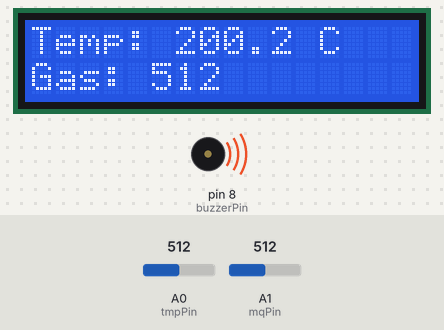
The sketch below on a simulated Arduino Uno, built with avr-gcc and run on an emulated ATmega328P. Shown: 16×2 character LCD, buzzer (waves = sounding, pin HIGH). Inputs (shaded band) come from the test bench; at power-on: A0 (tmpPin) = 512, A1 (mqPin) = 512. What the sketch prints to the serial monitor is not drawn.

Above: at 1.2 s.
1.3 s: A0 (tmpPin) set to 716
At 2.4 s:
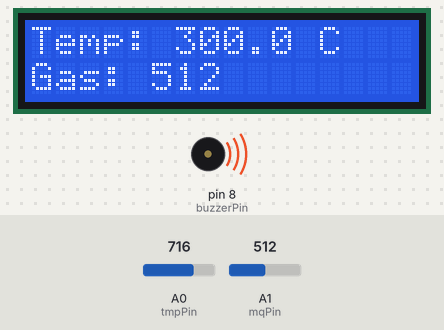
3.5 s: A1 (mqPin) set to 716
At 4.4 s:
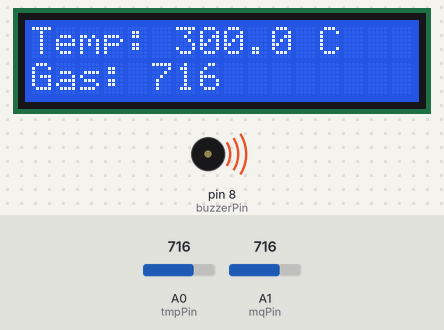
5.5 s: A0 (tmpPin) set to 900
At 6.4 s:
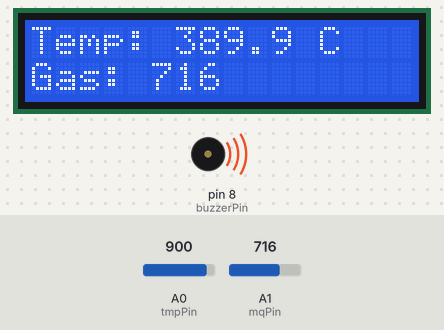
7.6 s: A1 (mqPin) set to 900
At 8.4 s:
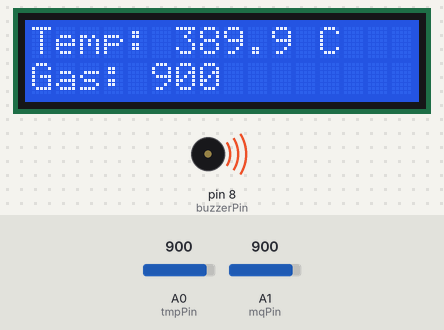
9.6 s: A0 (tmpPin) set to 1023
At 10.4 s:
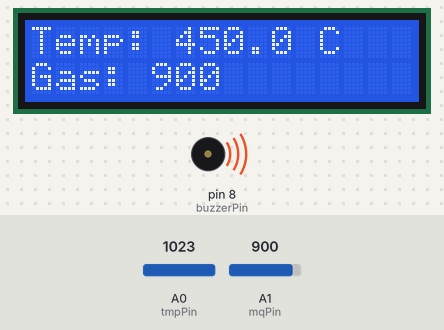
11.6 s: A1 (mqPin) set to 1023
At 12.5 s:
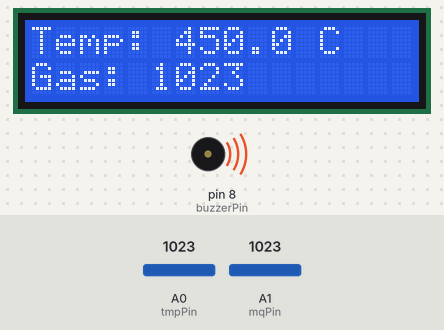
Timing chart, 0 to 14.6 s (numbered marks = the images above; inputs shaded):
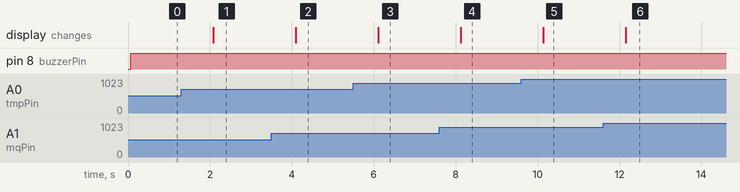

Measured:
- after the input at 1.3 s, the display: changes after 0.78 s (image 1)
- after the input at 3.5 s, the display: changes after 0.60 s (image 2)
- after the input at 5.5 s, the display: changes after 0.61 s (image 3)
- after the input at 7.6 s, the display: changes after 0.52 s (image 4)
- after the input at 9.6 s, the display: changes after 0.54 s (image 5)
- after the input at 11.6 s, the display: changes after 0.55 s (image 6)

The sketch:

_monitoring_system_using_gas_sensor_and_temperature_sensor_1.ino
```cpp
#include <LiquidCrystal.h>

LiquidCrystal lcd(7,6,5,4,3,2);

// Sensors & buzzer pins
const int tmpPin = A0;
const int mqPin = A1;
const int buzzerPin = 8;

void setup()
{
  lcd.begin(16, 2);
  pinMode(buzzerPin, OUTPUT);
  Serial.begin(9600);
}

void loop()
{
  // TMP36 reading
  int tmpRaw = analogRead(tmpPin);
  float voltage = tmpRaw * 5.0 / 1023.0;
  float tempC = (voltage - 0.5) * 100.0;

  // MQ sensor reading
  int gasVal = analogRead(mqPin);

  // Display readings on LCD
  lcd.clear();
  lcd.setCursor(0, 0);
  lcd.print("Temp: ");
  lcd.print(tempC, 1);
  lcd.print(" C");

  lcd.setCursor(0, 1);
  lcd.print("Gas: ");
  lcd.print(gasVal);

  // Serial output
  Serial.print("Temperature: ");
  Serial.print(tempC);
  Serial.println(" C");

  Serial.print("Gas: ");
  Serial.println(gasVal);

  // Buzzer control
  if (gasVal > 200 || tempC > 45)
  {
    digitalWrite(buzzerPin, HIGH);
  } else {
    digitalWrite(buzzerPin, LOW);
  }

  delay(1000);
}
```
